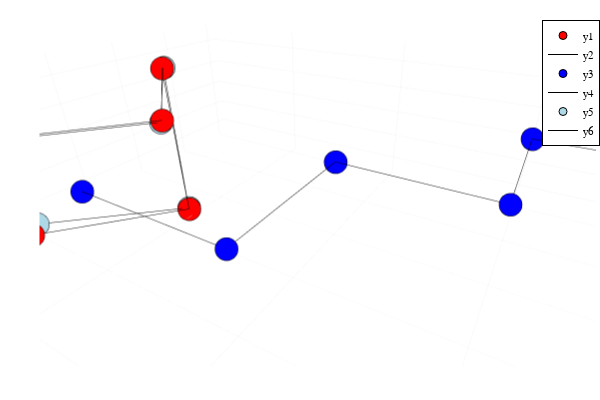

Write notebook code for a chart like this one.
### Code cell
p = plot()
P = centerChain(P)
lastQ = centerChain(lastQ)
OR = optimalRotation(P,lastQ)
P = PolygonalNew([OR*p for p in P.vertices])
plotChain!(P,"red")
plotChain!(Q,"blue")
plotChain!(lastQ,"lightblue")
overlapedRmsd(P,lastQ)
p

### Figure 1 — Plotly figure (JSON) as saved in the notebook; plotly's stock layout.template omitted (floating-point values rounded to 4 significant figures)
{"data": [{"colorbar": {"title": {"text": ""}}, "legendgroup": "y1", "marker": {"color": "rgba(255, 0, 0, 1.000)", "line": {"color": "rgba(0, 0, 0, 1)", "width": 1}, "size": 8, "symbol": "circle"}, "mode": "markers", "name": "y1", "scene": "scene", "showlegend": true, "type": "scatter3d", "x": [-0.6989, -0.03278, -0.04678, 0.6989, 0.03278, 0.04678], "xaxis": "x", "y": [-0.04012, 0.7057, 0.7063, 0.04012, -0.7057, -0.7063], "yaxis": "y", "z": [-0.5098, -0.501, 0.4989, 0.5098, 0.501, -0.4989], "zaxis": "z", "zmax": null, "zmin": null}, {"colorbar": {"title": {"text": ""}}, "legendgroup": "y2", "line": {"color": "rgba(0, 0, 0, 1)", "dash": "solid", "shape": "linear", "width": 1}, "mode": "lines", "name": "y2", "scene": "scene", "showlegend": true, "type": "scatter3d", "x": [-0.6989, -0.03278, -0.04678, 0.6989, 0.03278, 0.04678], "xaxis": "x", "y": [-0.04012, 0.7057, 0.7063, 0.04012, -0.7057, -0.7063], "yaxis": "y", "z": [-0.5098, -0.501, 0.4989, 0.5098, 0.501, -0.4989], "zaxis": "z", "zmax": null, "zmin": null}, {"colorbar": {"title": {"text": ""}}, "legendgroup": "y3", "marker": {"color": "rgba(0, 0, 255, 1.000)", "line": {"color": "rgba(0, 0, 0, 1)", "width": 1}, "size": 8, "symbol": "circle"}, "mode": "markers", "name": "y3", "scene": "scene", "showlegend": true, "type": "scatter3d", "x": [0, 1, 1, 2, 2, 3], "xaxis": "x", "y": [0, 0, 1, 1, 2, 2], "yaxis": "y", "z": [0, 0, 0, 0, 0, 0], "zaxis": "z", "zmax": null, "zmin": null}, {"colorbar": {"title": {"text": ""}}, "legendgroup": "y4", "line": {"color": "rgba(0, 0, 0, 1)", "dash": "solid", "shape": "linear", "width": 1}, "mode": "lines", "name": "y4", "scene": "scene", "showlegend": true, "type": "scatter3d", "x": [0, 1, 1, 2, 2, 3], "xaxis": "x", "y": [0, 0, 1, 1, 2, 2], "yaxis": "y", "z": [0, 0, 0, 0, 0, 0], "zaxis": "z", "zmax": null, "zmin": null}, {"colorbar": {"title": {"text": ""}}, "legendgroup": "y5", "marker": {"color": "rgba(173, 216, 230, 1.000)", "line": {"color": "rgba(0, 0, 0, 1)", "width": 1}, "size": 8, "symbol": "circle"}, "mode": "markers", "name": "y5", "scene": "scene", "showlegend": true, "type": "scatter3d", "x": [-0.7811, -0.04173, -0.04173, 0.6943, 0.01731, 0.153], "xaxis": "x", "y": [0.04063, 0.7139, 0.7139, 0.03689, -0.699, -0.8063], "yaxis": "y", "z": [-0.4981, -0.4981, 0.5019, 0.5019, 0.4887, -0.4962], "zaxis": "z", "zmax": null, "zmin": null}, {"colorbar": {"title": {"text": ""}}, "legendgroup": "y6", "line": {"color": "rgba(0, 0, 0, 1)", "dash": "solid", "shape": "linear", "width": 1}, "mode": "lines", "name": "y6", "scene": "scene", "showlegend": true, "type": "scatter3d", "x": [-0.7811, -0.04173, -0.04173, 0.6943, 0.01731, 0.153], "xaxis": "x", "y": [0.04063, 0.7139, 0.7139, 0.03689, -0.699, -0.8063], "yaxis": "y", "z": [-0.4981, -0.4981, 0.5019, 0.5019, 0.4887, -0.4962], "zaxis": "z", "zmax": null, "zmin": null}], "layout": {"annotations": [], "height": 400, "legend": {"bgcolor": "rgba(255, 255, 255, 1.000)", "bordercolor": "rgba(0, 0, 0, 1)", "borderwidth": 1, "font": {"color": "rgba(0, 0, 0, 1)", "family": "sans-serif", "size": 11}, "title": {"font": {"color": "rgba(0, 0, 0, 1)", "family": "sans-serif", "size": 15}, "text": ""}, "tracegroupgap": 0, "traceorder": "normal", "x": 1, "xanchor": "auto", "y": 1, "yanchor": "auto"}, "margin": {"b": 20, "l": 0, "r": 0, "t": 20}, "paper_bgcolor": "rgba(255, 255, 255, 1.000)", "plot_bgcolor": "rgba(255, 255, 255, 1.000)", "scene": {"aspectmode": "auto", "aspectratio": {"x": 1.71, "y": 1.269, "z": 0.461}, "camera": {"center": {"x": 0, "y": 0, "z": 0}, "eye": {"x": 0.4018, "y": -0.6959, "z": 0.4639}, "projection": {"type": "perspective"}, "up": {"x": 0, "y": 0, "z": 1}}, "domain": {"x": [0.06582, 0.9934], "y": [0.03762, 0.9902]}, "xaxis": {"gridcolor": "rgba(0, 0, 0, 0.1)", "gridwidth": 0.5, "linecolor": "rgba(0, 0, 0, 1)", "mirror": false, "range": [-0.8946, 3.113], "showgrid": true, "showline": true, "showticklabels": true, "tickangle": 0, "tickcolor": "rgb(0, 0, 0)", "tickfont": {"color": "rgba(0, 0, 0, 1)", "family": "sans-serif", "size": 11}, "tickmode": "array", "ticks": "inside", "ticktext": ["0", "1", "2", "3"], "tickvals": [0, 1, 2, 3], "title": {"font": {"color": "rgba(0, 0, 0, 1)", "family": "sans-serif", "size": 15}, "text": ""}, "type": "linear", "visible": true, "zeroline": false, "zerolinecolor": "rgba(0, 0, 0, 1)"}, "yaxis": {"gridcolor": "rgba(0, 0, 0, 0.1)", "gridwidth": 0.5, "linecolor": "rgba(0, 0, 0, 1)", "mirror": false, "range": [-0.8904, 2.084], "showgrid": true, "showline": true, "showticklabels": true, "tickangle": 0, "tickcolor": "rgb(0, 0, 0)", "tickfont": {"color": "rgba(0, 0, 0, 1)", "family": "sans-serif", "size": 11}, "tickmode": "array", "ticks": "inside", "ticktext": ["-0.5", "0.0", "0.5", "1.0", "1.5", "2.0"], "tickvals": [-0.5, 0, 0.5, 1, 1.5, 2], "title": {"font": {"color": "rgba(0, 0, 0, 1)", "family": "sans-serif", "size": 15}, "text": ""}, "type": "linear", "visible": true, "zeroline": false, "zerolinecolor": "rgba(0, 0, 0, 1)"}, "zaxis": {"gridcolor": "rgba(0, 0, 0, 0.1)", "gridwidth": 0.5, "linecolor": "rgba(0, 0, 0, 1)", "mirror": false, "range": [-0.5404, 0.5404], "showgrid": true, "showline": true, "showticklabels": true, "tickangle": 0, "tickcolor": "rgb(0, 0, 0)", "tickfont": {"color": "rgba(0, 0, 0, 1)", "family": "sans-serif", "size": 11}, "tickmode": "array", "ticks": "inside", "ticktext": ["-0.4", "-0.2", "0.0", "0.2", "0.4"], "tickvals": [-0.4, -0.2, 0, 0.2, 0.4], "title": {"font": {"color": "rgba(0, 0, 0, 1)", "family": "sans-serif", "size": 15}, "text": ""}, "type": "linear", "visible": true, "zeroline": false, "zerolinecolor": "rgba(0, 0, 0, 1)"}}, "showlegend": true, "width": 600}}
